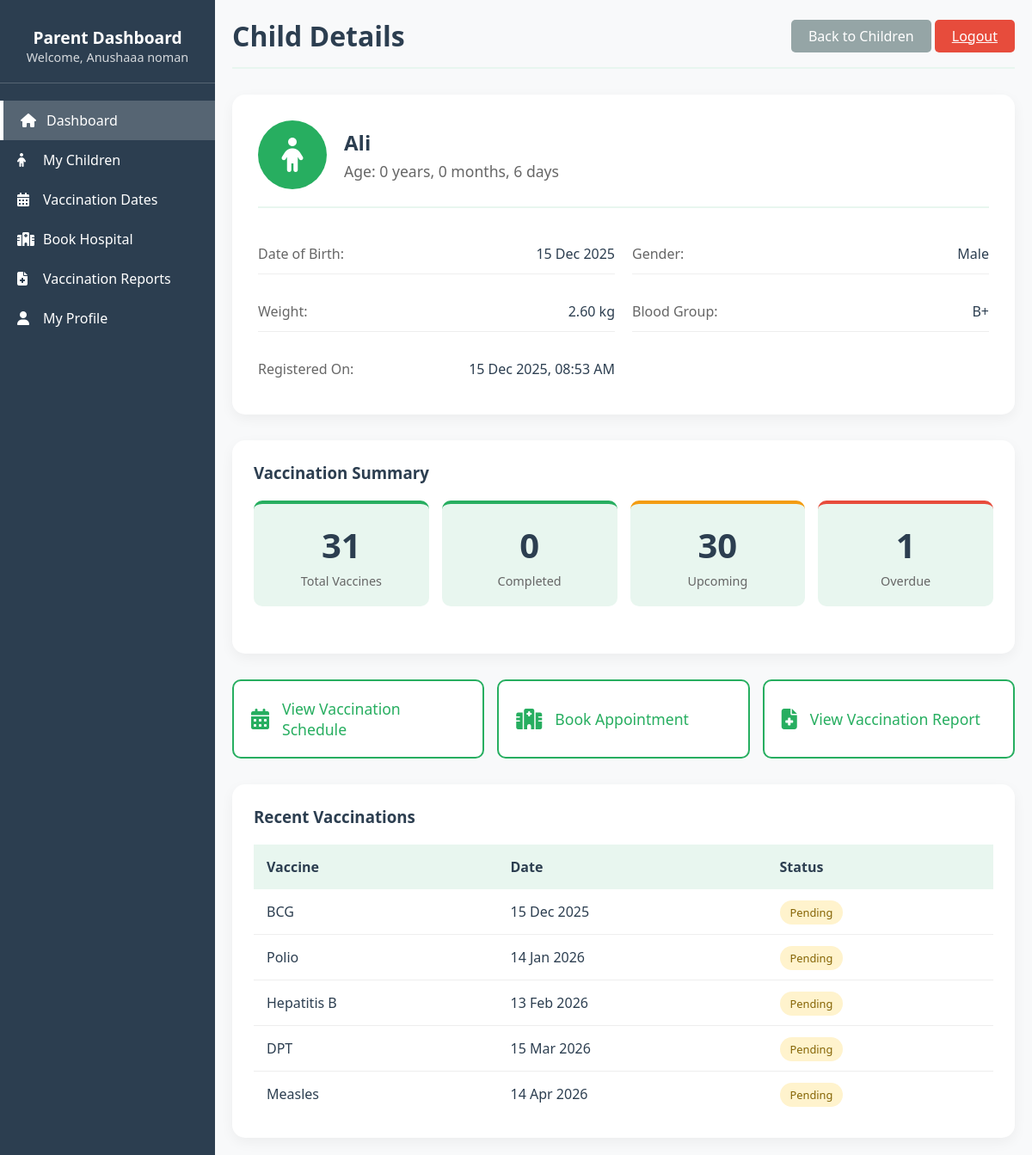
The page /parent/view_child.php?child_id=4 (signed in) on the database as committed earlier.
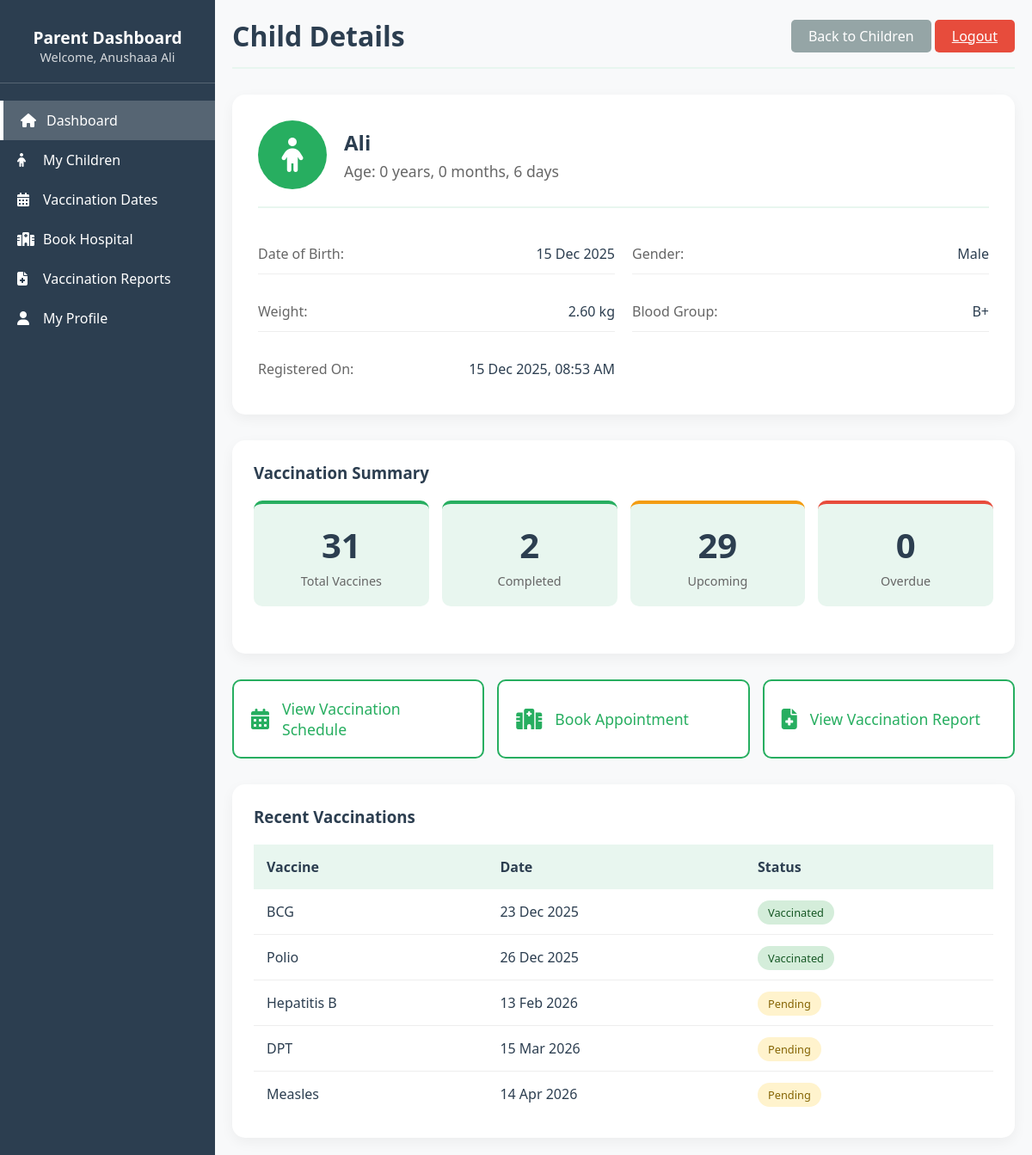
The same page on the database as committed later.
### tables this page shows
CREATE TABLE `bookings` (
  `booking_id` int(11) NOT NULL,
  `child_id` int(11) NOT NULL,
  `hospital_id` int(11) DEFAULT NULL,
  `vaccine_id` int(11) NOT NULL,
  `booking_date` date NOT NULL,
  `status` tinyint(4) DEFAULT 0,
  `created_at` datetime DEFAULT current_timestamp()
);

CREATE TABLE `vaccines` (
  `vaccine_id` int(11) NOT NULL,
  `vaccine_name` varchar(100) NOT NULL,
  `availability` tinyint(4) DEFAULT 1
);

### parent/view_child.php (the view, shortened to what the changed rows need)
<?php
include("header.php");
include("../includes/config.php");
$child_id = $_GET['child_id'] ?? 0;
$parent_id = $_SESSION['user_id'];
$sql = "SELECT * FROM children WHERE child_id = '$child_id' AND parent_id = '$parent_id'";
$result = mysqli_query($conn, $sql);
$child = mysqli_fetch_assoc($result);
$stats_sql = "SELECT
    COUNT(*) as total,
    SUM(CASE WHEN status = 2 THEN 1 ELSE 0 END) as completed,
    SUM(CASE WHEN status = 0 AND booking_date >= CURDATE() THEN 1 ELSE 0 END) as upcoming,
    SUM(CASE WHEN status = 0 AND booking_date < CURDATE() THEN 1 ELSE 0 END) as overdue
    FROM bookings WHERE child_id = '$child_id'";
$stats_result = mysqli_query($conn, $stats_sql);
$stats = mysqli_fetch_assoc($stats_result);
?>
<div class="main-content">
    <div class="header">
        <h1>Child Details</h1>
    </div>
    <div class="child-detail-container">
        <div class="child-info-card">
            <div class="child-header">
                <div class="child-title">
                    <h2><?php echo htmlspecialchars($child['child_name']); ?></h2>
                </div>
            </div>
        </div>
        <div class="vaccination-stats">
            <div class="stats-grid">
                <div class="stat-box completed">
                    <div class="stat-number"><?php echo $stats['completed']; ?></div>
                    <div class="stat-label">Completed</div>
                </div>
                <div class="stat-box upcoming">
                    <div class="stat-number"><?php echo $stats['upcoming']; ?></div>
                    <div class="stat-label">Upcoming</div>
                </div>
                <div class="stat-box overdue">
                    <div class="stat-number"><?php echo $stats['overdue']; ?></div>
                    <div class="stat-label">Overdue</div>
                </div>
            </div>
        </div>
        <div class="recent-vaccinations">
            <?php
            $recent_sql = "SELECT v.vaccine_name, b.booking_date, b.status
                          FROM bookings b
                          JOIN vaccines v ON b.vaccine_id = v.vaccine_id
                          WHERE b.child_id = '$child_id'
                          ORDER BY b.booking_date ASC
                          LIMIT 5";
            $recent_result = mysqli_query($conn, $recent_sql);
            if (mysqli_num_rows($recent_result) > 0): ?>
            <table class="vaccine-table">
                <tr>
                    <th>Vaccine</th>
                    <th>Date</th>
                    <th>Status</th>
                </tr>
                <?php while($row = mysqli_fetch_assoc($recent_result)):
                    $status = $row['status'];
                    $status_text = ['Pending', 'Approved', 'Vaccinated', 'Rejected'][$status];
                    $status_class = ['pending', 'approved', 'completed', 'rejected'][$status];
                ?>
                <tr>
                    <td><?php echo $row['vaccine_name']; ?></td>
                    <td><?php echo date('d M Y', strtotime($row['booking_date'])); ?></td>
                    <td><span class="status-badge <?php echo $status_class; ?>"><?php echo $status_text; ?></span></td>
                </tr>
                <?php endwhile; ?>
            </table>
            <?php else: ?>
            <p class="no-data">No vaccination records found.</p>
            <?php endif; ?>
        </div>
    </div>
</div>
</body>
</html>

### parent/header.php (shortened to what the changed rows need)
<!DOCTYPE html>
<html lang="en">
<head>
    <link rel="stylesheet" href="https://cdnjs.cloudflare.com/ajax/libs/font-awesome/6.4.0/css/all.min.css">
</head>
<body>
    <div class="dashboard-container">
        <div class="sidebar">
            <div class="sidebar-header">
                <h2>Parent Dashboard</h2>
                <p style="font-size: 0.9rem; opacity: 0.8;">Welcome, <?php echo $_SESSION['name']; ?></p>
            </div>
        </div>

Rows that differ between the two databases and show on the page:
changed bookings "BCG": booking_date "15 Dec 2025" → "23 Dec 2025"; status "Pending" → "Vaccinated"
changed bookings "Polio": booking_date "14 Jan 2026" → "26 Dec 2025"; status "Pending" → "Vaccinated"
Other text that changed with them:
$_SESSION['name']: "Anushaaa noman" → "Anushaaa Ali"
$stats['completed']: "0" → "2"
$stats['upcoming']: "30" → "29"
$stats['overdue']: "1" → "0"
